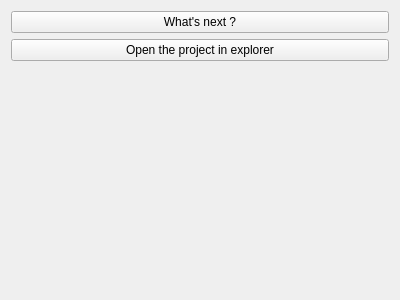
<?xml version="1.0" encoding="UTF-8"?>
<ui version="4.0">
 <class>Page_023_Conclusion</class>
 <widget class="QWidget" name="Page_023_Conclusion">
  <property name="geometry">
   <rect>
    <x>0</x>
    <y>0</y>
    <width>400</width>
    <height>300</height>
   </rect>
  </property>
  <property name="windowTitle">
   <string>Form</string>
  </property>
  <layout class="QVBoxLayout" name="verticalLayout">
   <item>
    <widget class="QPushButton" name="btn_whatsnext">
     <property name="text">
      <string>What's next ?</string>
     </property>
    </widget>
   </item>
   <item>
    <widget class="QPushButton" name="btn_explorer">
     <property name="text">
      <string>Open the project in explorer</string>
     </property>
    </widget>
   </item>
   <item>
    <spacer name="verticalSpacer">
     <property name="sizeHint" stdset="0">
      <size>
       <width>20</width>
       <height>40</height>
      </size>
     </property>
    </spacer>
   </item>
  </layout>
 </widget>
 <resources/>
 <connections/>
</ui>
